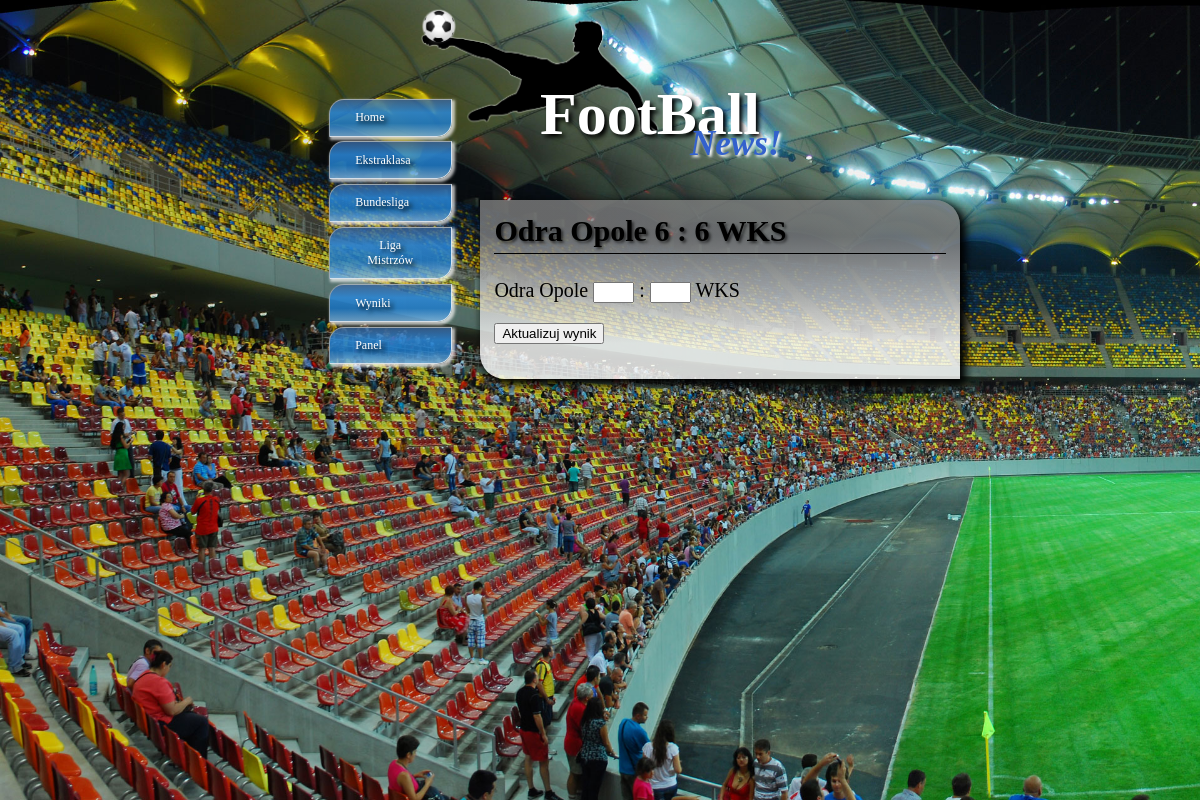
Screenshot of /Wyniki.html with the database file from the repository.
### tables this page shows
CREATE TABLE `team` (
  `ID` int(11) NOT NULL,
  `name` varchar(50) NOT NULL
);

CREATE TABLE `updates` (
  `ID` int(11) NOT NULL,
  `date` timestamp NOT NULL DEFAULT CURRENT_TIMESTAMP,
  `goals_team_1` int(11) NOT NULL,
  `goals_team_2` int(11) NOT NULL,
  `game_id` int(11) NOT NULL,
  `verified` int(1) NOT NULL DEFAULT '0'
);

### index.php (called while the page is built, shortened)
<?php
$s = $_GET['s'];
include( "subpages/header.php" );
include( "subpages/" . $s . ".php" );
include( "subpages/footer.php" );
?>

### subpages/Wyniki.php (the view, shortened to what this page needs)
<?php
$rezultat = $db->query("SELECT g.date, t1.name as 'team1', t2.name as 'team2', u.goals_team_1, u.goals_team_2, g.ID FROM game g, team t1, team t2, updates u where g.team1_id = t1.ID and g.team2_id = t2.ID and u.game_id = g.ID and u.verified=1 ORDER BY u.date  DESC");
$wiersz = $rezultat->fetch_assoc();
?>
<div class="artykul" xmlns="http://www.w3.org/1999/html">
    <h2 class="artykul"><?= $wiersz['team1'] ?> <?= $wiersz['goals_team_1'] ?>  : <?= $wiersz['goals_team_2'] ?> <?= $wiersz['team2'] ?></h2>
    <p class="artykul">
    <form action="panel_exe.html" method="POST">
        <p><?= $wiersz['team1'] ?> <input type="text" name="team1" size="2"/> : <input type="text" name="team2" size="2"/> <?= $wiersz['team2'] ?></p>
        <input type="submit" name="dodaj" value="Aktualizuj wynik"/>
    </form>
    </p>
</div>

### styles/artykul.css (style rules this page uses)
div.artykul { background: -moz-linear-gradient(top, rgba(127,127,127,0.8) 0%, rgba(127,127,127,0.8) 20%, rgba(255,255,255,0.8) 80%, rgba(255,255,255,0.8) 100%); background: -webkit-linear-gradient(top, rgba(127,127,127,0.8) 0%,rgba(127,127,127,0.8) 20%,rgba(255,255,255,0.8) 80%,rgba(255,255,255,0.8) 100%); background: linear-gradient(to bottom, rgba(127,127,127,0.8) 0%,rgba(127,127,127,0.8) 20%,rgba(255,255,255,0.8) 80%,rgba(255,255,255,0.8) 100%); filter: progid:DXImageTransform.Microsoft.gradient( startColorstr='#cc7f7f7f', endColorstr='#ccffffff',GradientType=0 ); border-radius: 0 25px 0 25px; padding-top: 3%; padding-right: 3%; padding-bottom: 3%; padding-left: 3%; text-align: justify; overflow: hidden; -webkit-box-shadow: 4px 4px 8px 2px rgba(0,0,0,1); -moz-box-shadow: 4px 4px 8px 2px rgba(0,0,0,1); box-shadow: 4px 4px 8px 2px rgba(0,0,0,1); }
p.artykul { font-size: 18px; text-indent: 50px; }
h2.artykul { font-size: 30px; margin-top: 0px; padding-bottom: 5px; border-bottom: 1px solid #000; text-align: left; text-shadow: 2px 2px 3px rgba(0,0,0,0.6); }

### styles/main.css (style rules this page uses)
body { margin-top: 4%; margin-bottom: 4%; margin-right: 20%; margin-left: 20%; }
p { font-family: verdana, serif; font-size: 20px; }

### rows the page displays
team: name "Odra Opole"
updates: goals_team_1 "6", goals_team_2 "6"
team: name "WKS"
